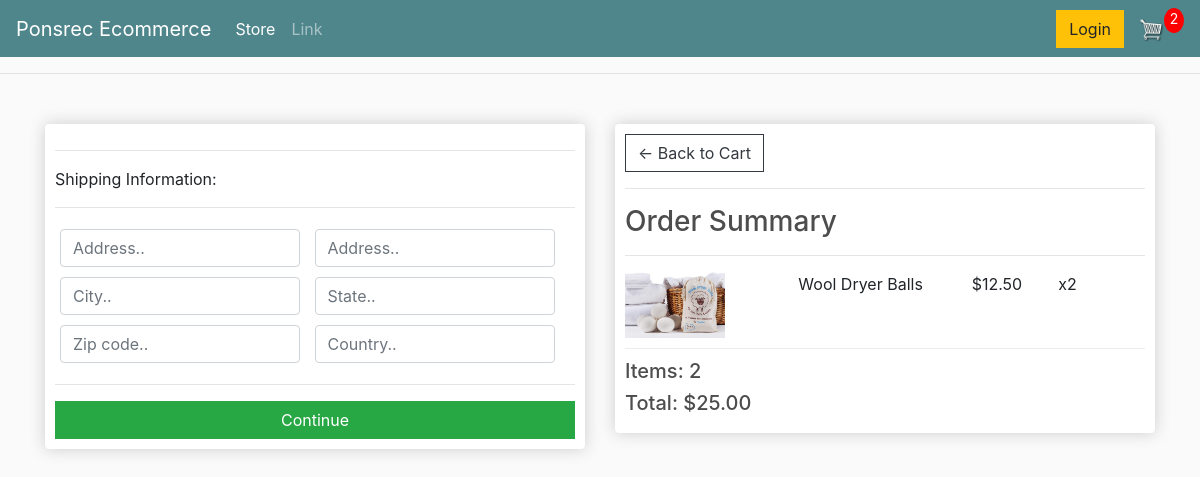
/checkout/ (signed in), run on an earlier commit of the app's database.
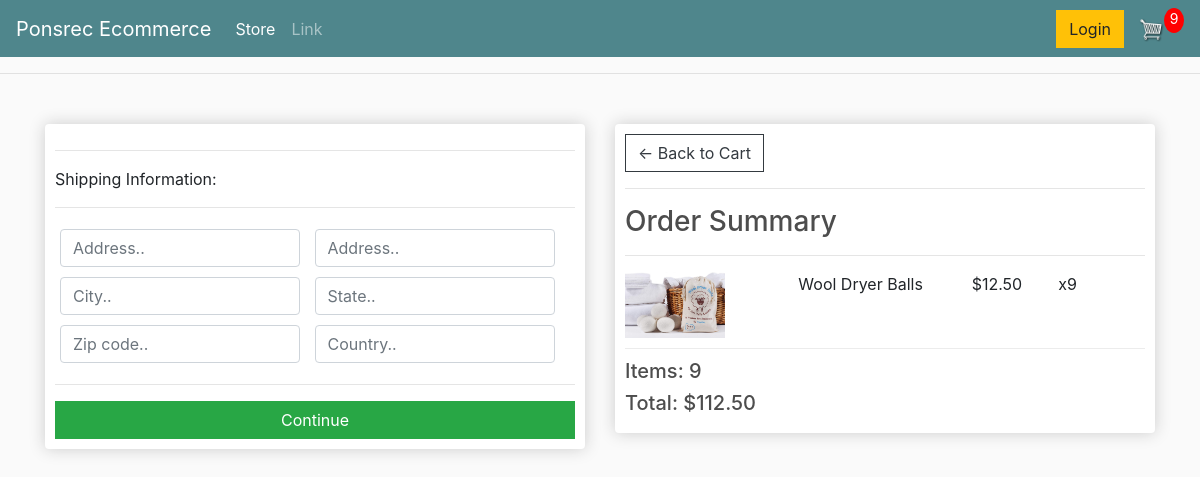
And on a later commit of the database.
### store/models.py (models this page shows, shortened)
class OrderItem(models.Model):
    product = models.ForeignKey(Product, on_delete=models.SET_NULL, null=True, blank=True)
    order = models.ForeignKey(Order, on_delete=models.SET_NULL, null=True, blank=True)
    quantity = models.IntegerField(default=0, null=True, blank=True)
    date_added = models.DateTimeField(auto_now_add=True)
    @property
    def get_total(self):
        total= self.product.price * self.quantity
        return total

class Order(models.Model):
    customer = models.ForeignKey(Customer, on_delete=models.SET_NULL, null=True, blank=True)
    date_ordered = models.DateTimeField(auto_now_add=True)
    complete = models.BooleanField(default=False)
    transaction_id = models.CharField(max_length=100, null=True)
    @property
    def get_cart_total(self):
        orderitems = self.orderitem_set.all()
        total = sum([item.get_total for item in orderitems])
        return total
    @property
    def get_cart_items(self):
        orderitems = self.orderitem_set.all()
        total = sum([item.quantity for item in orderitems])
        return total
    @property
    def shipping(self):
        shipping = False
        orderitems = self.orderitem_set.all()
        for i in orderitems:
            if i.product.digital == False:
                shipping = True
        return shipping

class Product(models.Model):
    name = models.CharField(max_length=200)
    price = models.DecimalField(max_digits=7, decimal_places=2 )
    digital = models.BooleanField(default=False, null=True, blank=True)
    image = models.ImageField(null=True, blank=True)
    @property
    def imageURL(self):
        try:
            url = self.image.url
        except:
            url = ''
        return url

### store/views.py (the view)
# urls.py: path('checkout/', views.checkout, name="checkout"),
def checkout(request):
    if request.user.is_authenticated:
        customer = request.user.customer
        order, created = Order.objects.get_or_create(customer=customer, complete=False)
        items = order.orderitem_set.all()
        cartItems = order.get_cart_items
    else:
        items = []
        order = {'get_cart_total':0, 'get_cart_items':0}
        cartItems = order['get_cart_items']
    context = {'items':items, 'order':order, 'cartItems':cartItems}
    return render(request, 'store/checkout.html', context)

### store/templates/store/checkout.html (shortened to what this page needs)
{% extends 'store/main.html' %}
{% load static %}
{% block content %}
     <div class="row">
		<div class="col-lg-6">
			<div class="box-element" id="form-wrapper">
				<form id="form">
					<div id="shipping-info">
						<hr>
						<p>Shipping Information:</p>
						<hr>
						<div class="form-field">
							<input class="form-control" type="text" name="address1" placeholder="Address..">
						</div>
						<div class="form-field">
							<input class="form-control" type="text" name="address2" placeholder="Address..">
						</div>
						<div class="form-field">
							<input class="form-control" type="text" name="city" placeholder="City..">
						</div>
						<div class="form-field">
							<input class="form-control" type="text" name="state" placeholder="State..">
						</div>
						<div class="form-field">
							<input class="form-control" type="text" name="zipcode" placeholder="Zip code..">
						</div>
						<div class="form-field">
							<input class="form-control" type="text" name="country" placeholder="Country..">
						</div>
					</div>
					<hr>
					<input id="form-button" class="btn btn-success btn-block" type="submit" value="Continue">
				</form>
			</div>
			<br>
		</div>
		<div class="col-lg-6">
			<div class="box-element">
				<a  class="btn btn-outline-dark" href="{% url 'cart' %}">&#x2190; Back to Cart</a>
				<hr>
				<h3>Order Summary</h3>
				<hr>
				{% for item in items %}
				<div class="cart-row">
					<div style="flex:2"><img class="row-image" src="{{item.product.imageURL}}"></div>
					<div style="flex:2"><p>{{item.product.name}}</p></div>
					<div style="flex:1"><p>${{item.product.price|floatformat:2}}</p></div>
					<div style="flex:1"><p>x{{item.quantity}}</p></div>
				</div>
				{% endfor %}
				<h5>Items:   {{order.get_cart_items}}</h5>
				<h5>Total:   ${{order.get_cart_total|floatformat:2}}</h5>
			</div>
		</div>
	</div>
{% endblock content %}

What changed in the data, as far as the page shows it:
changed OrderItem "Wool Dryer Balls": quantity "2" → "9"
changed through a linked row, Order: get_cart_items "2" → "9"; get_cart_total "25.00" → "112.50"
Also different on the page:
{{ cartItems }}: "2" → "9"
